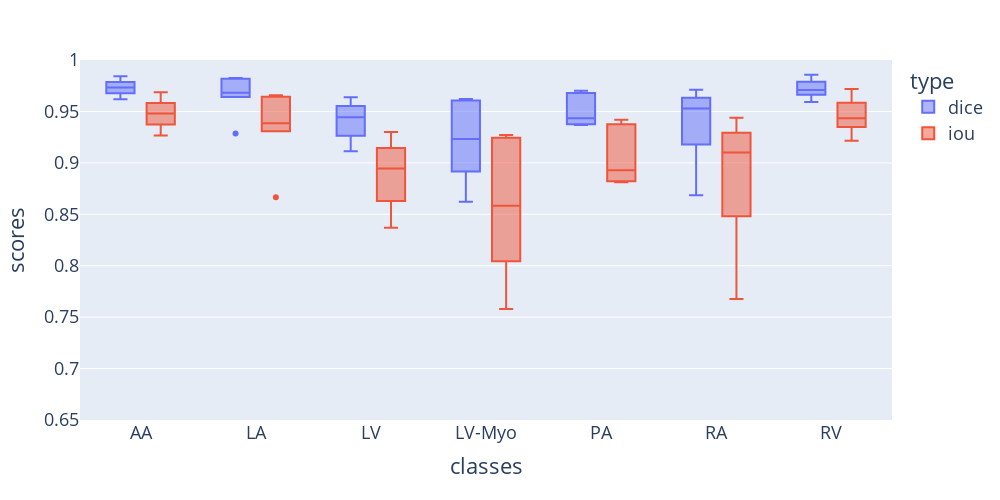

The notebook cell this image was saved under:
### Markdown cell above
### MMWHS $(256 \times 256)$

### Code cell
network = 'RotCAtt_TransUNet_plusplus'
output_name = 'MMWHS_RotCAtt_TransUNet_plusplus_bs24_ps16_epo600_hw256_ly4'
boxplot(output_name, network, y_min=0.65, y_max=1)

### Figure 1 — Plotly figure (JSON) as saved in the notebook; plotly's stock layout.template omitted (floating-point values rounded to 4 significant figures)
{"data": [{"alignmentgroup": "True", "hovertemplate": "type=dice<br>classes=%{x}<br>scores=%{y}<extra></extra>", "legendgroup": "dice", "marker": {"color": "#636efa"}, "name": "dice", "notched": false, "offsetgroup": "dice", "orientation": "v", "quartilemethod": "exclusive", "showlegend": true, "type": "box", "x": ["AA", "AA", "AA", "AA", "AA", "AA", "LA", "LA", "LA", "LA", "LA", "LA", "LV", "LV", "LV", "LV", "LV", "LV", "LV-Myo", "LV-Myo", "LV-Myo", "LV-Myo", "LV-Myo", "LV-Myo", "PA", "PA", "PA", "PA", "PA", "PA", "RA", "RA", "RA", "RA", "RA", "RA", "RV", "RV", "RV", "RV", "RV", "RV"], "x0": " ", "xaxis": "x", "y": [0.9841, 0.9677, 0.977, 0.9786, 0.9696, 0.9619, 0.9711, 0.9641, 0.9818, 0.9826, 0.9653, 0.9285, 0.9637, 0.9485, 0.9553, 0.94, 0.9264, 0.9112, 0.9607, 0.8915, 0.9622, 0.944, 0.8623, 0.9026, 0.9701, 0.9374, 0.9678, 0.9447, 0.942, 0.9369, 0.9711, 0.8686, 0.9612, 0.9633, 0.9178, 0.9445, 0.9858, 0.9683, 0.9788, 0.9591, 0.9734, 0.9663], "y0": " ", "yaxis": "y"}, {"alignmentgroup": "True", "hovertemplate": "type=iou<br>classes=%{x}<br>scores=%{y}<extra></extra>", "legendgroup": "iou", "marker": {"color": "#EF553B"}, "name": "iou", "notched": false, "offsetgroup": "iou", "orientation": "v", "quartilemethod": "exclusive", "showlegend": true, "type": "box", "x": ["AA", "AA", "AA", "AA", "AA", "AA", "LA", "LA", "LA", "LA", "LA", "LA", "LV", "LV", "LV", "LV", "LV", "LV", "LV-Myo", "LV-Myo", "LV-Myo", "LV-Myo", "LV-Myo", "LV-Myo", "PA", "PA", "PA", "PA", "PA", "PA", "RA", "RA", "RA", "RA", "RA", "RA", "RV", "RV", "RV", "RV", "RV", "RV"], "x0": " ", "xaxis": "x", "y": [0.9687, 0.9374, 0.9551, 0.9581, 0.941, 0.9266, 0.9438, 0.9308, 0.9643, 0.9658, 0.933, 0.8666, 0.9299, 0.9021, 0.9144, 0.8869, 0.8629, 0.8369, 0.9243, 0.8043, 0.9271, 0.894, 0.7579, 0.8225, 0.942, 0.8822, 0.9376, 0.8952, 0.8904, 0.8813, 0.9438, 0.7677, 0.9253, 0.9292, 0.8481, 0.8949, 0.9719, 0.9386, 0.9584, 0.9215, 0.9481, 0.9348], "y0": " ", "yaxis": "y"}], "layout": {"boxmode": "group", "font": {"size": 18}, "height": 500, "legend": {"title": {"text": "type"}, "tracegroupgap": 0}, "margin": {"t": 60}, "width": 1000, "xaxis": {"anchor": "y", "domain": [0, 1], "title": {"text": "classes"}}, "yaxis": {"anchor": "x", "domain": [0, 1], "range": [0.65, 1], "title": {"text": "scores"}}}}
